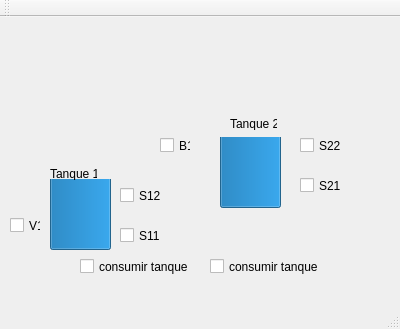
<?xml version="1.0" encoding="UTF-8"?>
<ui version="4.0">
 <class>MainWindow</class>
 <widget class="QMainWindow" name="MainWindow">
  <property name="geometry">
   <rect>
    <x>0</x>
    <y>0</y>
    <width>400</width>
    <height>329</height>
   </rect>
  </property>
  <property name="windowTitle">
   <string>MainWindow</string>
  </property>
  <widget class="QWidget" name="centralWidget">
   <widget class="QCheckBox" name="checkBox_v1">
    <property name="geometry">
     <rect>
      <x>10</x>
      <y>200</y>
      <width>31</width>
      <height>17</height>
     </rect>
    </property>
    <property name="text">
     <string>V1</string>
    </property>
   </widget>
   <widget class="QCheckBox" name="checkBox_s11">
    <property name="geometry">
     <rect>
      <x>120</x>
      <y>210</y>
      <width>41</width>
      <height>17</height>
     </rect>
    </property>
    <property name="text">
     <string>S11</string>
    </property>
   </widget>
   <widget class="QCheckBox" name="checkBox_s12">
    <property name="geometry">
     <rect>
      <x>120</x>
      <y>170</y>
      <width>41</width>
      <height>17</height>
     </rect>
    </property>
    <property name="text">
     <string>S12</string>
    </property>
   </widget>
   <widget class="QProgressBar" name="progressBar_Tanque1">
    <property name="geometry">
     <rect>
      <x>50</x>
      <y>162</y>
      <width>61</width>
      <height>71</height>
     </rect>
    </property>
    <property name="value">
     <number>100</number>
    </property>
    <property name="textVisible">
     <bool>false</bool>
    </property>
    <property name="orientation">
     <enum>Qt::Vertical</enum>
    </property>
   </widget>
   <widget class="QLabel" name="label">
    <property name="geometry">
     <rect>
      <x>50</x>
      <y>150</y>
      <width>47</width>
      <height>13</height>
     </rect>
    </property>
    <property name="text">
     <string>Tanque 1</string>
    </property>
   </widget>
   <widget class="QProgressBar" name="progressBar_Tanque2">
    <property name="geometry">
     <rect>
      <x>220</x>
      <y>120</y>
      <width>61</width>
      <height>71</height>
     </rect>
    </property>
    <property name="value">
     <number>100</number>
    </property>
    <property name="textVisible">
     <bool>false</bool>
    </property>
    <property name="orientation">
     <enum>Qt::Vertical</enum>
    </property>
   </widget>
   <widget class="QLabel" name="label_2">
    <property name="geometry">
     <rect>
      <x>230</x>
      <y>100</y>
      <width>47</width>
      <height>13</height>
     </rect>
    </property>
    <property name="text">
     <string>Tanque 2</string>
    </property>
   </widget>
   <widget class="QCheckBox" name="checkBox_s21">
    <property name="geometry">
     <rect>
      <x>300</x>
      <y>160</y>
      <width>41</width>
      <height>17</height>
     </rect>
    </property>
    <property name="text">
     <string>S21</string>
    </property>
   </widget>
   <widget class="QCheckBox" name="checkBox_s22">
    <property name="geometry">
     <rect>
      <x>300</x>
      <y>120</y>
      <width>41</width>
      <height>17</height>
     </rect>
    </property>
    <property name="text">
     <string>S22</string>
    </property>
   </widget>
   <widget class="QCheckBox" name="checkBox_b1">
    <property name="geometry">
     <rect>
      <x>160</x>
      <y>120</y>
      <width>31</width>
      <height>17</height>
     </rect>
    </property>
    <property name="text">
     <string>B1</string>
    </property>
   </widget>
   <widget class="QCheckBox" name="checkBox_consumoTanque1">
    <property name="geometry">
     <rect>
      <x>80</x>
      <y>240</y>
      <width>111</width>
      <height>19</height>
     </rect>
    </property>
    <property name="text">
     <string>consumir tanque 1</string>
    </property>
   </widget>
   <widget class="QCheckBox" name="checkBox_consumoTanque2">
    <property name="geometry">
     <rect>
      <x>210</x>
      <y>240</y>
      <width>111</width>
      <height>19</height>
     </rect>
    </property>
    <property name="text">
     <string>consumir tanque 2</string>
    </property>
   </widget>
  </widget>
  <widget class="QMenuBar" name="menuBar">
   <property name="geometry">
    <rect>
     <x>0</x>
     <y>0</y>
     <width>400</width>
     <height>20</height>
    </rect>
   </property>
  </widget>
  <widget class="QToolBar" name="mainToolBar">
   <attribute name="toolBarArea">
    <enum>TopToolBarArea</enum>
   </attribute>
   <attribute name="toolBarBreak">
    <bool>false</bool>
   </attribute>
  </widget>
  <widget class="QStatusBar" name="statusBar"/>
 </widget>
 <layoutdefault spacing="6" margin="11"/>
 <resources/>
 <connections/>
</ui>
